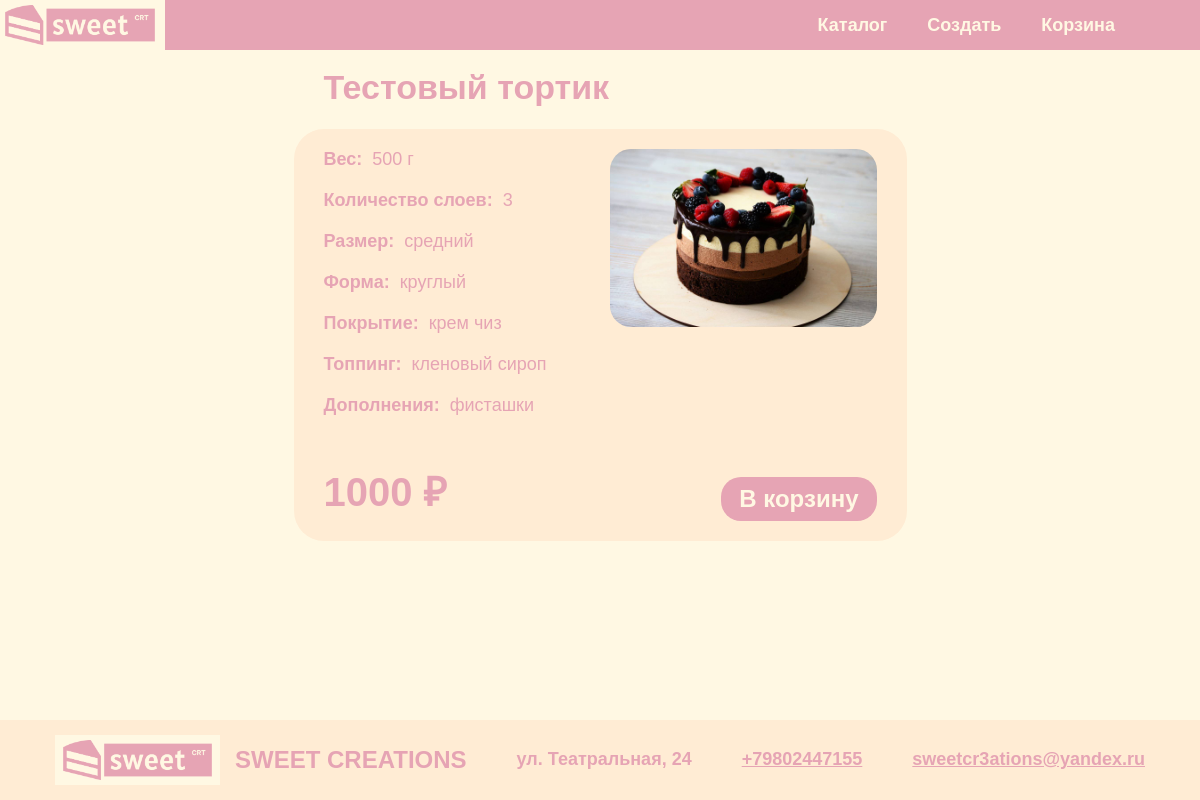
The app's page /cake/1/, older data.
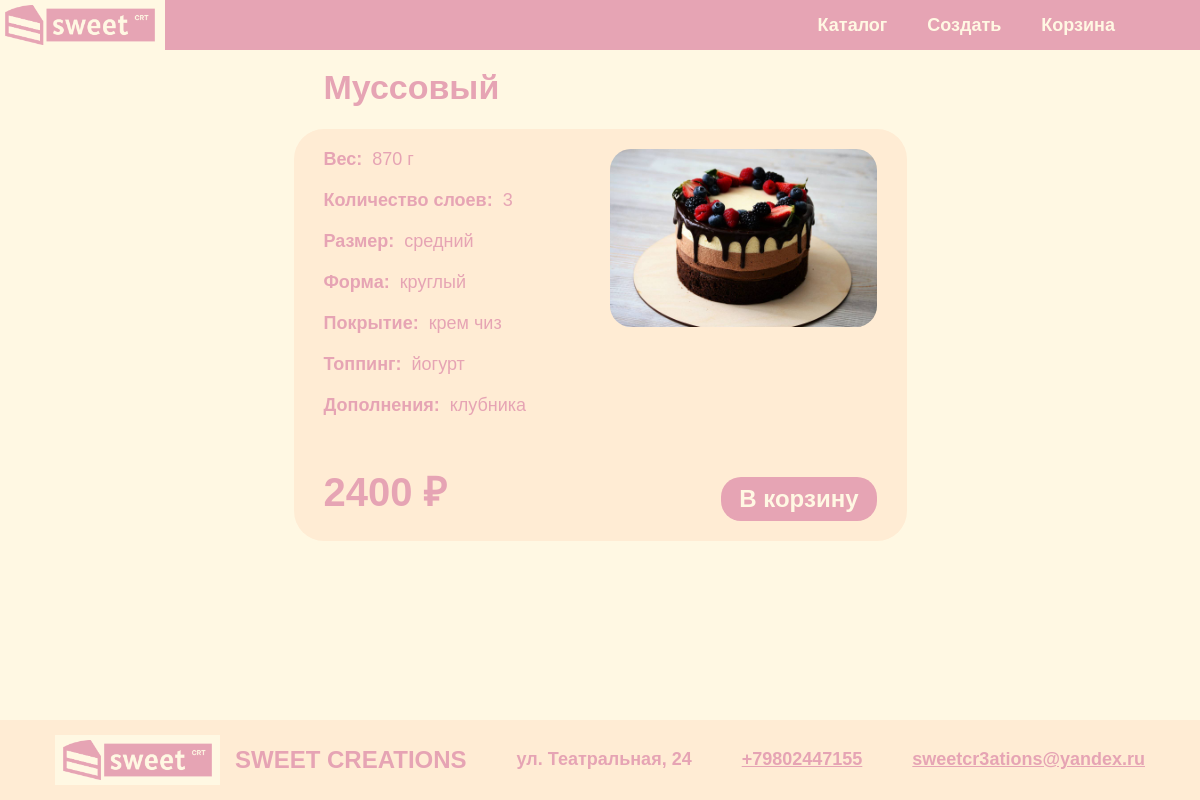
The same page, newer data.
### main/models.py (models this page shows, shortened)
class Cake(models.Model):
    cake_id = models.AutoField(db_column='cake_ID', primary_key=True)
    weight = models.IntegerField()
    cost = models.TextField()
    layers_count = models.IntegerField()
    text = models.TextField(blank=True, null=True)
    name = models.TextField(blank=True, null=True)
    constructor_image = models.TextField(blank=True, null=True)
    preview_image = models.TextField(blank=True, null=True)
    cake_size = models.ForeignKey('CakeSize', models.DO_NOTHING, db_column='cake_size_ID')
    cake_shape = models.ForeignKey('CakeShape', models.DO_NOTHING, db_column='cake_shape_ID')
    cake_coverage = models.ForeignKey('CakeCoverage', models.DO_NOTHING, db_column='cake_coverage_ID', default=4)
    cake_topping = models.ForeignKey('CakeTopping', models.DO_NOTHING, db_column='cake_topping_ID', default=4)
    cake_addition = models.ForeignKey('CakeAddition', models.DO_NOTHING, db_column='cake_addition_ID', default=5)
    cake_addition_perimeter = models.ForeignKey('CakeAddition', models.DO_NOTHING, db_column='cake_addition_ID_perimeter', related_name='cake_addition_perimeter', null=True, blank=True)
    is_users = models.BooleanField(default=False)
    class Meta:
        db_table = 'Cake'

class CakeTopping(models.Model):
    cake_topping_id = models.AutoField(db_column='Cake_topping_ID', primary_key=True)
    ingridient = models.TextField(unique=True)
    cost_per_gram = models.FloatField()
    density = models.IntegerField()
    primary_color = models.TextField()
    texture_path = models.CharField(max_length=255, blank=True, null=True)
    class Meta:
        db_table = 'Cake_topping'

class CakeAddition(models.Model):
    cake_addition_id = models.AutoField(db_column='cake_addition_ID', primary_key=True)
    ingridient = models.TextField(unique=True)
    cost_per_gram = models.FloatField()
    primary_color = models.TextField()
    secondary_color = models.TextField()
    texture_side_path = models.CharField(max_length=255, blank=True, null=True)
    texture_top_path = models.CharField(max_length=255, blank=True, null=True)
    amount = models.IntegerField(blank=True, null=True)
    class Meta:
        db_table = 'Cake_addition'

class CakeSize(models.Model):
    cake_size_id = models.AutoField(db_column='cake_size_ID', primary_key=True)
    type = models.TextField(unique=True)
    base_area = models.IntegerField(unique=True)
    class Meta:
        db_table = 'Cake_size'

class CakeShape(models.Model):
    cake_shape_id = models.AutoField(db_column='cake_shape_ID', primary_key=True)
    shape = models.TextField(unique=True)
    cost = models.IntegerField()
    texture_path = models.CharField(max_length=255, blank=True, null=True)
    class Meta:
        db_table = 'Cake_shape'

class CakeCoverage(models.Model):
    cake_coverage_id = models.AutoField(db_column='Cake_coverage_ID', primary_key=True)
    ingridient = models.TextField(unique=True)
    cost_per_gram = models.FloatField()
    density = models.IntegerField()
    primary_color = models.TextField()
    secondary_color = models.TextField()
    class Meta:
        db_table = 'Cake_coverage'

### main/views.py (the view)
# urls.py: path('cake/<int:cake_id>/', views.cake_info, name='cake_info'),
def cake_info(request, cake_id):
    cake = get_object_or_404(Cake, pk=cake_id)
    return render(request, 'main/cake_info.html', {'cake': cake})

### main/templates/main/cake_info.html (shortened to what this page needs)
{% extends 'main/base.html' %}
{% load static %}
{% block content %}
<section class="main-content">
    <h1 class="cake-name">{{ cake.name }}</h1>
    <article class="cake-details">
        <div class="cake-info">
          <div class="cake-description">
            <div class="cake-detail">
                <ul class="no-bullets">
                    <li>Вес:<div class="description-text"> {{ cake.weight }} г</div></li>
                    <li>Количество слоев:<div class="description-text"> {{ cake.layers_count }}</div></li>
                    <li>Размер:<div class="description-text"> {{ cake.cake_size.type }}</div></li>
                    <li>Форма:<div class="description-text"> {{ cake.cake_shape.shape }}</div></li>
                    <li>Покрытие:<div class="description-text"> {{ cake.cake_coverage.ingridient }}</div></li>
                    <li>Топпинг:<div class="description-text"> {{ cake.cake_topping.ingridient }}</div></li>
                    <li>Дополнения:<div class="description-text"> {{ cake.cake_addition.ingridient }}</div></li>
                </ul>
                <h2 class="cake-description-cost">{{ cake.cost }} ₽</h2>
            </div>
          </div>
          <div class="cake-description-right">
              <img src="{% static cake.preview_image %}" alt="Cake" class="cake-image" loading="lazy" />
                <a href="{% url 'add_to_cart' cake.pk %}" class="to-cart-button">В корзину</a>
          </div>
        </div>
      </article>
    </section>
{% endblock %}

Row changes from the older to the newer data that the page shows:
changed Cake "средний": name "Тестовый тортик" → "Муссовый"; weight "500" → "870"; cake_topping.ingridient "кленовый сироп" → "йогурт"; cake_addition.ingridient "фисташки" → "клубника"; cost "1000" → "2400"
